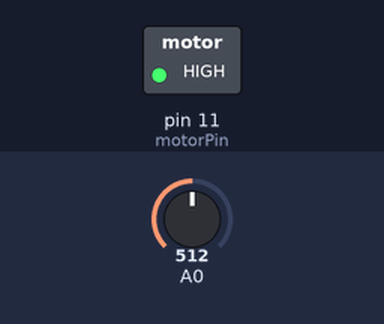
Bench run of a sketch on a simulated Arduino Uno, built with avr-gcc and run on an emulated ATmega328P. Parts: switched loads named in the sketch (green lamp = pin HIGH). The inputs (shaded band) are chosen by the test bench; at power-on: A0 = 512.

Above: at 1.2 s.
1.3 s: A0 set to 20
At 2.1 s:
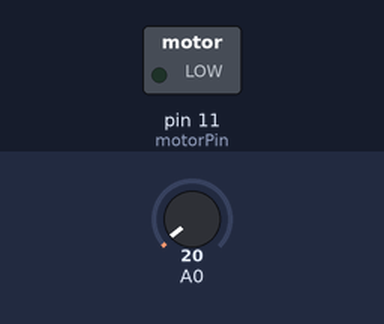
2.8 s: A0 set to 40
At 3.2 s:
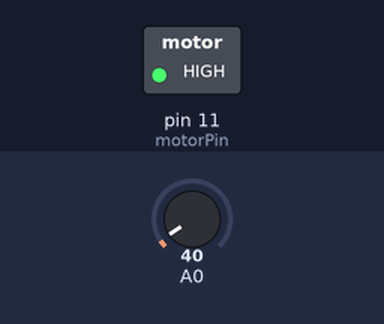
4.3 s: A0 set to 10
At 5.6 s:
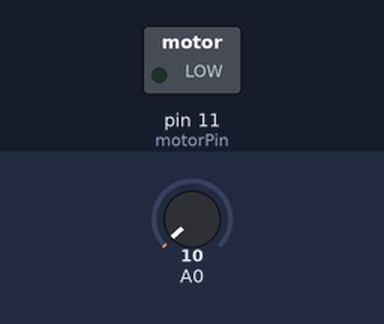
Timing chart, 0 to 7.3 s (numbered marks = the images above; inputs shaded):
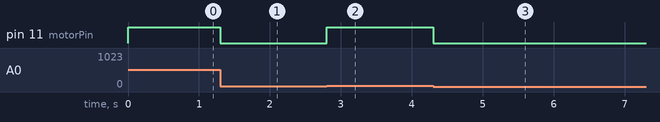

Measured:
- after the input at 1.3 s, pin 11 (motorPin): HIGH → LOW at once
- after the input at 2.8 s, pin 11 (motorPin): LOW → HIGH at once
- after the input at 4.3 s, pin 11 (motorPin): HIGH → LOW at once

The sketch:

2019ReexFallRomProb2.ino
```cpp
int degr;
int motorPin = 11;

void setup() {
  pinMode(A0, INPUT);
  pinMode(motorPin, OUTPUT);
}

void loop() {
  //suppose that a sensor outputs exactly the the temperature
  int x = analogRead(A0);
  if(x < 20){
    digitalWrite(motorPin,0);
  }else if(x > 30){
    analogWrite(motorPin,1023);
  }else {
    analogWrite(motorPin,map(x,20,30,0,1023));
  }
  delay(3);
}
```
